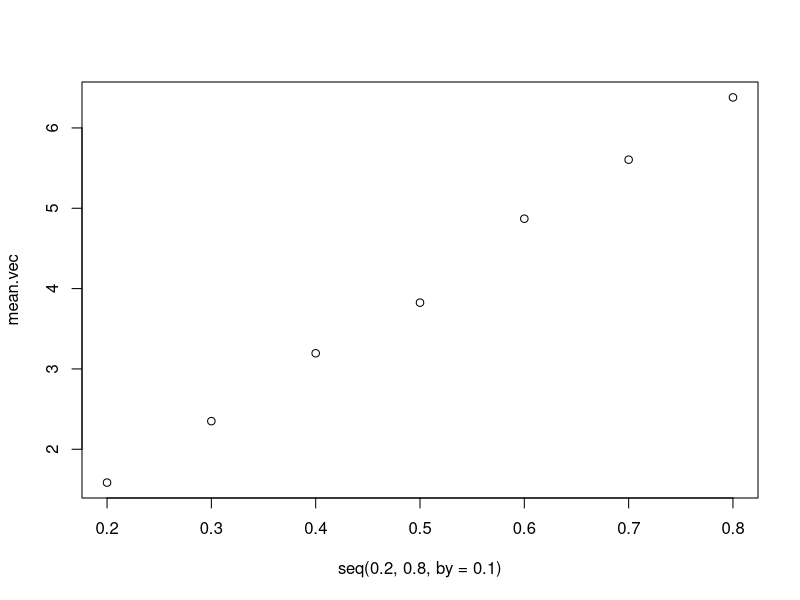
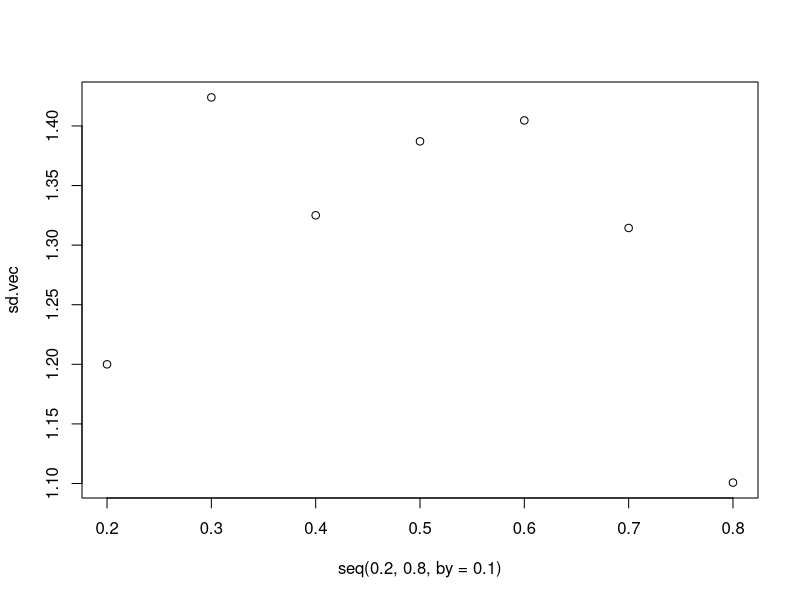
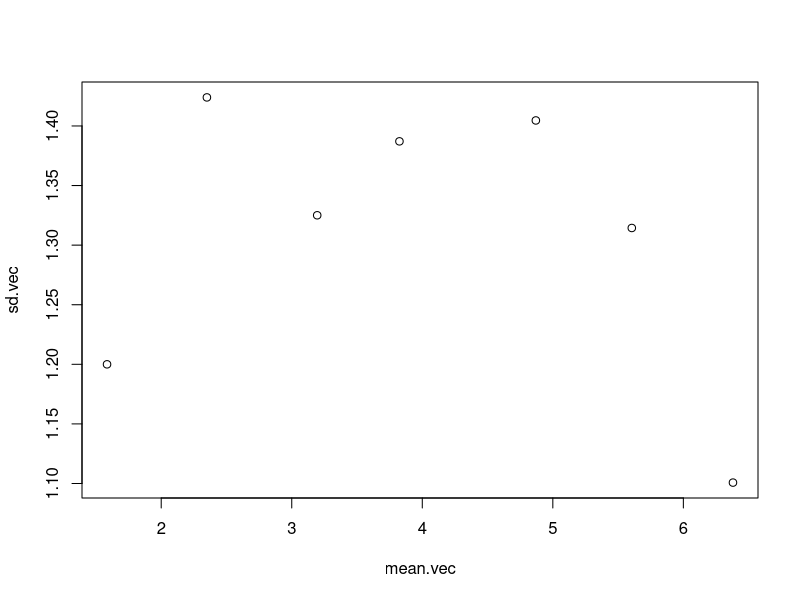
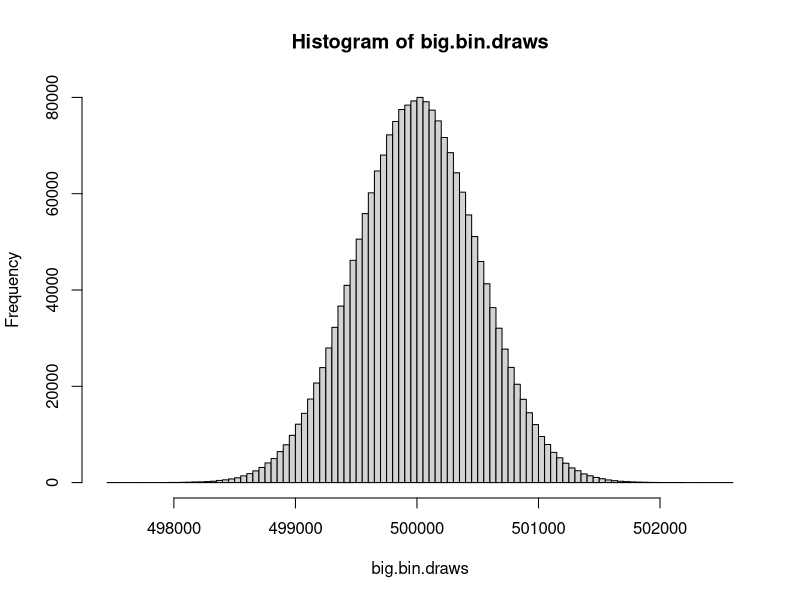

The R source for these figures, in order:
## ---- chunk 1
knitr::opts_chunk$set(cache=TRUE, autodep=TRUE, cache.comments=FALSE)
## ---- chunk 2
x.vec <- c(6,'a',FALSE)
typeof(x.vec)
## ---- chunk 3
y.vec <- c(3,2,1,0,-1,-2)
print(y.vec)
y.vec <- seq(3,-2,by=-1)
print(y.vec)
y.vec <- seq(3,-2,length=6)
print(y.vec)
## ---- chunk 4
print(y.vec[c(3,4,2,5)])
## ---- chunk 5
print(which(y.vec == 0))
## ---- chunk 6
z.vec <- rep(seq(1,7,by=2),2)
## ---- chunk 7
a = 1:4
b = 5:8
append(a,rev(b),after=2)
## ---- chunk 8
short <- 1:3
long <- 2:6
suppressWarnings(short * long)
## ---- chunk 9
# Fix the seed so random results are consistent
set.seed(15106)
## ---- chunk 10
norm.draws <- rnorm(n=60, mean=0, sd=2^0.5)
print(norm.draws[1:10])
print(norm.draws[-c(1:10)])
print(norm.draws[11:60])
## ---- chunk 11
mean(norm.draws)
sd(norm.draws)
var(norm.draws)
## ---- chunk 12
norm.draws[(norm.draws <= -1) | (norm.draws >= 3)]
## ---- chunk 13
length(norm.draws[norm.draws >= 1.5])/length(norm.draws)
sum(norm.draws >= 1.5)/length(norm.draws)
## ---- chunk 14
any(norm.draws <= -1)
which(norm.draws <= -1)
any(norm.draws <= -2)
which(norm.draws <= -2)
## ---- chunk 15
sort(norm.draws, decreasing = TRUE)
norm.draws[order(norm.draws, decreasing = TRUE)]
## ---- chunk 16
norm.draws <- replace(norm.draws, which(norm.draws >= 3), NA)
mean(norm.draws, na.rm = TRUE)
sd(norm.draws, na.rm = TRUE)
## ---- chunk 17
summary(norm.draws)
## ---- chunk 18
matrix(c(0,0,0,4),nrow = 4,ncol = 3)*c(1,2,3)
## ---- chunk 19
x.vec <- 1:100
length(x.vec)
typeof(x.vec)
sum(x.vec)
((length(x.vec))*(length(x.vec)+1))/2
## ---- chunk 20
x.mat = matrix(x.vec,nrow = 20,ncol = 5)
dim(x.mat)
typeof(x.mat)
rowSums(x.mat)
sum(rowSums(x.mat)) == sum(x.vec)
## ---- chunk 21
x.mat[c(1,6,12),]
sum(x.mat[2,] <= 40)
sum((x.mat[,3]>45)&(x.mat[,3]<50))
sum(x.mat[,5]%%2 == 0)
## ---- chunk 22
x.vec[!(x.vec%%2 == 0)] = x.vec[!(x.vec%%2 == 0)]+10
print(x.vec)
## ---- chunk 23
x.mat[,2] = rev(x.mat[,2])
print(x.mat)
## ---- chunk 24
## For reproducibility --- don't change seed provided!
set.seed(15106)
## ---- chunk 25
# For reproducibility - DON'T TOUCH THIS LINE
set.seed(15106)

bin.draws.0.2 <- rbinom(n=200, size=8, prob=0.2)
bin.draws.0.3 <- rbinom(n=200, size=8, prob=0.3)
bin.draws.0.4 <- rbinom(n=200, size=8, prob=0.4)
bin.draws.0.5 <- rbinom(n=200, size=8, prob=0.5)
bin.draws.0.6 <- rbinom(n=200, size=8, prob=0.6)
bin.draws.0.7 <- rbinom(n=200, size=8, prob=0.7)
bin.draws.0.8 <- rbinom(n=200, size=8, prob=0.8)
## ---- chunk 26
bin.draws.0.5.half <- bin.draws.0.5[seq(2,200,by=2)]
print(bin.draws.0.5.half)
length(bin.draws.0.5.half)
bin.draws.0.5.half <- bin.draws.0.5[c(FALSE,TRUE)]
print(bin.draws.0.5.half)
length(bin.draws.0.5.half)
## ---- chunk 27
print(which(bin.draws.0.5 == 4))
sum(bin.draws.0.5 == 4)
## ---- chunk 28
print(which(bin.draws.0.5.half == 4))
sum(bin.draws.0.5.half == 4)
## ---- chunk 29
mean(bin.draws.0.5) #Observed Mean
sd(bin.draws.0.5) #Observed SD
8*0.5 #Expected Mean
(8^0.5)*0.5 #Expected SD
mean(bin.draws.0.5.half) #Observed Mean
sd(bin.draws.0.5.half) #Observed SD
8*0.5 #Expected Mean
(8^0.5)*0.5 #Expected SD
## ---- chunk 30
mean.vec <- c(mean(bin.draws.0.2),mean(bin.draws.0.3),mean(bin.draws.0.4),mean(bin.draws.0.5),mean(bin.draws.0.6),mean(bin.draws.0.7),mean(bin.draws.0.8))
sd.vec <- c(sd(bin.draws.0.2),sd(bin.draws.0.3),sd(bin.draws.0.4),sd(bin.draws.0.5),sd(bin.draws.0.6),sd(bin.draws.0.7),sd(bin.draws.0.8))
print(mean.vec)
print(sd.vec)
## ---- chunk 31
plot(seq(0.2,0.8,by=0.1),mean.vec)
plot(seq(0.2,0.8,by=0.1),sd.vec)
plot(mean.vec,sd.vec)
## ---- chunk 32
bin.matrix <- cbind(bin.draws.0.2,bin.draws.0.3,bin.draws.0.4,bin.draws.0.5,bin.draws.0.6,bin.draws.0.7,bin.draws.0.8)
## ---- chunk 33
print(bin.matrix[1:3,])
print(bin.matrix[23,2])
print(bin.matrix[23,"bin.draws.0.3"])
max(bin.matrix[,1])
max(bin.matrix[,-1])
## ---- chunk 34
colMeans(bin.matrix)
as.vector(colMeans(bin.matrix))
## ---- chunk 35
colMeans(bin.matrix)[4] == mean(bin.draws.0.5)
identical(colMeans(bin.matrix)[4],mean(bin.draws.0.5))
identical(as.vector(colMeans(bin.matrix))[4],mean(bin.draws.0.5))
## ---- chunk 36
bin.matrix = t(bin.matrix)
rowMeans(bin.matrix)
## ---- chunk 37
#For reproducibility - DO NOT TOUCH THIS
set.seed(15106)

big.bin.draws <- rbinom(n=2*10^6, size=10^6, prob=0.5)
mean(big.bin.draws)
sd(big.bin.draws)
## ---- chunk 38
hist(big.bin.draws,breaks = 100)
